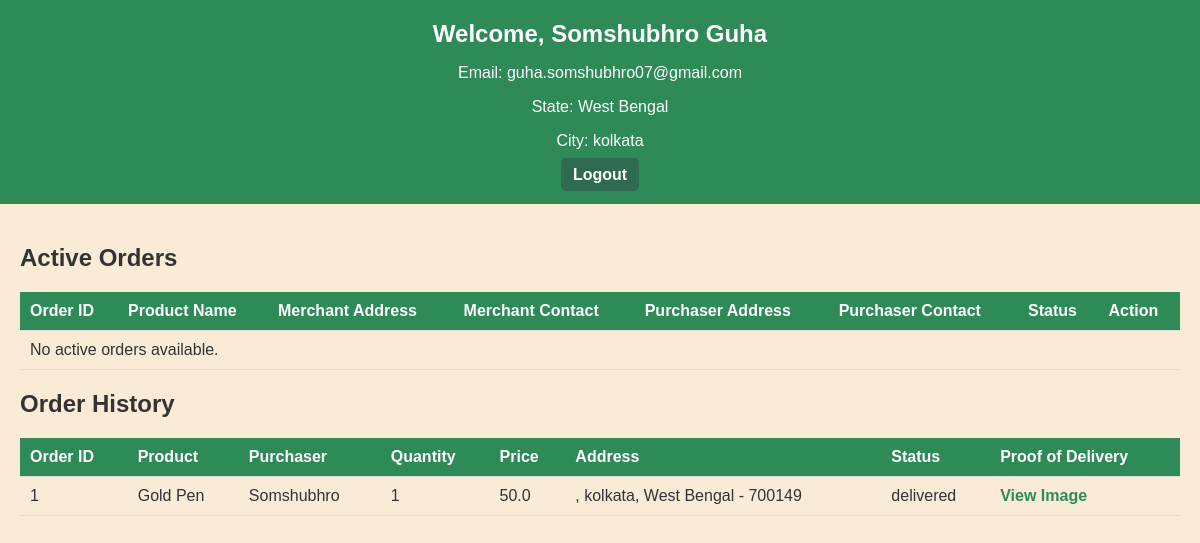
Page /delivery_dashboard (signed in) on the committed database.
### tables this page shows
CREATE TABLE delivery (
    id INTEGER PRIMARY KEY AUTOINCREMENT,
    name TEXT NOT NULL,
    state TEXT NOT NULL,
    city TEXT NOT NULL,
    age INTEGER NOT NULL,
    email TEXT NOT NULL UNIQUE,
    phone TEXT NOT NULL, password TEXT NOT NULL, license_path TEXT, approved INTEGER DEFAULT 0);

CREATE TABLE orders (
    id INTEGER PRIMARY KEY AUTOINCREMENT,
    product_id INTEGER NOT NULL,
    purchaser INTEGER NOT NULL,
    price REAL NOT NULL,
    product_name TEXT NOT NULL,
    quantity INTEGER NOT NULL,
    shipping_address_id INTEGER NOT NULL,
    delivery_partner_id INTEGER,
    delivery_image TEXT, status TEXT DEFAULT 'accepted', grievance_status TEXT DEFAULT 'open', grievance_reason TEXT, delivery_photo TEXT, `city` TEXT,
    FOREIGN KEY (product_id) REFERENCES product (id),
    FOREIGN KEY (purchaser) REFERENCES user (id),
    FOREIGN KEY (shipping_address_id) REFERENCES address (id),
    FOREIGN KEY (delivery_partner_id) REFERENCES delivery (id) ON DELETE SET NULL
);

CREATE TABLE "product" (
    id INTEGER PRIMARY KEY AUTOINCREMENT,
    email TEXT NOT NULL,
    name TEXT NOT NULL,
    description TEXT,
    price REAL NOT NULL,
    discount REAL DEFAULT 0,
    stock INTEGER NOT NULL,
    image TEXT,
    approve INTEGER DEFAULT 0,
    category_id INTEGER,
    subcategory_id INTEGER, `detailed_description` TEXT,
    FOREIGN KEY (email) REFERENCES merchant(email),
    FOREIGN KEY (category_id) REFERENCES categories(id),
    FOREIGN KEY (subcategory_id) REFERENCES subcategories(id)
);

CREATE TABLE user (
    id INTEGER PRIMARY KEY AUTOINCREMENT,
    first_name TEXT NOT NULL,
    last_name TEXT NOT NULL,
    email TEXT UNIQUE NOT NULL,
    age INTEGER NOT NULL,
    phone TEXT NOT NULL,
    password TEXT NOT NULL
);

CREATE TABLE address (
    id INTEGER PRIMARY KEY AUTOINCREMENT,
    user_id INTEGER NOT NULL,
    address_line_1 TEXT NOT NULL,
    address_line_2 TEXT,
    city TEXT NOT NULL,
    state TEXT NOT NULL,
    landmark TEXT,
    pincode TEXT NOT NULL,
    contact_number TEXT NOT NULL,
    FOREIGN KEY (user_id) REFERENCES user(id)
);

### app.py (the view, shortened to what this page needs)
@app.route("/delivery_dashboard")
def delivery_dashboard():
    if "delivery_id" not in session:
        return redirect("/delivery_login")
    delivery_id = session["delivery_id"]
    conn = get_db_connection()
    delivery_partner = conn.execute(
        "SELECT * FROM delivery WHERE id = ?", (delivery_id,)
    ).fetchone()
    if not delivery_partner:
        return "Delivery partner not found", 404
    active_orders = []
    order_history = []
    approved = delivery_partner["approved"]
    city = delivery_partner["city"]
    if approved == 1:
        active_orders = conn.execute("""
            SELECT o.id AS order_id, p.name AS product_name,
                   m.address AS merchant_address, m.phone1 AS merchant_contact,
                   a.address_line_1 || ', ' || a.address_line_2 || ', ' || a.city || ', ' || a.state || ' - ' || a.pincode || ' (Landmark: ' || a.landmark || ')' AS purchaser_address,
                   a.contact_number AS purchaser_contact, o.status AS status
            FROM orders o
            JOIN product p ON o.product_id = p.id
            JOIN merchant m ON p.email = m.email
            JOIN address a ON o.shipping_address_id = a.id
            WHERE o.status = 'Shipped' AND a.city = ? AND o.delivery_partner_id = ?
        """, (city, delivery_id)).fetchall()
    order_history = conn.execute("""
        SELECT o.id, o.product_id, o.quantity, o.price, o.status,
               u.first_name AS purchaser_name,
               a.state, a.city, a.pincode,
               p.name AS product_name, o.delivery_image
        FROM orders o
        JOIN user u ON o.purchaser = u.id
        JOIN address a ON o.shipping_address_id = a.id
        JOIN product p ON o.product_id = p.id
        WHERE o.status = 'delivered' AND o.delivery_partner_id = ?
    """, (delivery_id,)).fetchall()
    conn.close()
    return render_template(
        "delivery_dashboard.html",
        delivery_partner=delivery_partner,
        active_orders=active_orders,
        order_history=order_history
    )

### app.py (called while the page is built)
def get_db_connection():
    conn = sqlite3.connect("user.db")
    conn.row_factory = sqlite3.Row
    return conn

### templates/delivery_dashboard.html (shortened to what this page needs)
<!DOCTYPE html>
<html lang="en">
<head>
</head>
<body>
    <header>
        <h1>Welcome, {{ delivery_partner.name }}</h1>
        <p>Email: {{ delivery_partner.email }}</p>
        <p>State: {{ delivery_partner.state }}</p>
        <p>City: {{ delivery_partner.city }}</p>
        <nav>
            <a class="logout-btn"href="/logout">Logout</a>
        </nav>
    </header>
    <main>
        {% if delivery_partner.approved == 0 %}
            <p>Your account is under review. Please wait for approval to access orders.</p>
        {% elif delivery_partner.approved == -1 %}
            <p>Your account has been denied. Please contact support for more details.</p>
        {% else %}
            <h2>Active Orders</h2>
            <table>
                <tr>
                    <th>Order ID</th>
                    <th>Product Name</th>
                    <th>Merchant Address</th>
                    <th>Merchant Contact</th>
                    <th>Purchaser Address</th>
                    <th>Purchaser Contact</th>
                    <th>Status</th>
                    <th>Action</th>
                </tr>
                {% if active_orders %}
                    {% for order in active_orders %}
                        <tr>
                            <td>{{ order.order_id }}</td>
                            <td>{{ order.product_name }}</td>
                            <td>{{ order.merchant_address }}</td>
                            <td>{{ order.merchant_contact }}</td>
                            <td>{{ order.purchaser_address }}</td>
                            <td>{{ order.purchaser_contact }}</td>
                            <td>{{ order.status }}</td>
                            <td>
                                <form action="{{ url_for('mark_delivered', order_id=order['order_id']) }}" method="POST" enctype="multipart/form-data">
                                    <input type="file" name="delivery_image" required>
                                    <button type="submit">Mark as Delivered</button>
                                </form>
                            </td>
                        </tr>
                    {% endfor %}
                {% else %}
                    <tr>
                        <td colspan="8">No active orders available.</td>
                    </tr>
                {% endif %}
            </table>
            {% if order_history %}
                <h2>Order History</h2>
                <table>
                    <thead>
                        <tr>
                            <th>Order ID</th>
                            <th>Product</th>
                            <th>Purchaser</th>
                            <th>Quantity</th>
                            <th>Price</th>
                            <th>Address</th>
                            <th>Status</th>
                            <th>Proof of Delivery</th>
                        </tr>
                    </thead>
                    <tbody>
                        {% for order in order_history %}
                            <tr>
                                <td>{{ order.id }}</td>
                                <td>{{ order.product_name }}</td>
                                <td>{{ order.purchaser_name }}</td>
                                <td>{{ order.quantity }}</td>
                                <td>{{ order.price }}</td>
                                <td>
                                    {{ order.street }}, {{ order.city }}, {{ order.state }} - {{ order.pincode }}
                                </td>
                                <td>{{ order.status }}</td>
                                <td>
                                    {% if order.delivery_image %}
                                        <a href="{{ url_for('static', filename=order.delivery_image) }}" target="_blank">View Image</a>
                                    {% else %}
                                        Not Uploaded
                                    {% endif %}
                                </td>
                            </tr>
                        {% endfor %}
                    </tbody>
                </table>
            {% else %}
                <p>No order history available.</p>
            {% endif %}
        {% endif %}
    </main>
</body>
</html>

### templates/delivery_dashboard.html (style rules this page uses)
body { font-family: 'Helvetica', Arial, sans-serif; background-color: antiquewhite; margin: 0; padding: 0; color: #333; }
header { background-color: #2e8b57; color: white; padding: 20px; text-align: center; }
header h1 { margin: 0; font-size: 24px; }
main { padding: 20px; }
table { width: 100%; border-collapse: collapse; }
table th, table td { text-align: left; padding: 10px; border-bottom: 1px solid #ddd; }
table th { background-color: #2e8b57; color: white; }
table td a { color: #2e8b57; text-decoration: none; font-weight: bold; }
a.logout-btn { color: white; background-color: #2d6a4f; padding: 8px 12px; text-decoration: none; border-radius: 5px; font-weight: bold; transition: background-color 0.3s ease, color 0.3s ease; }

### rows in the picture
delivery: name "Somshubhro Guha", email "guha.somshubhro07@gmail.com", state "West Bengal", city "kolkata"
orders: id "1", product_name "Gold Pen", purchaser_name "Somshubhro", quantity "1", price "50.0", city "kolkata", state "West Bengal", pincode "700149", status "delivered"
